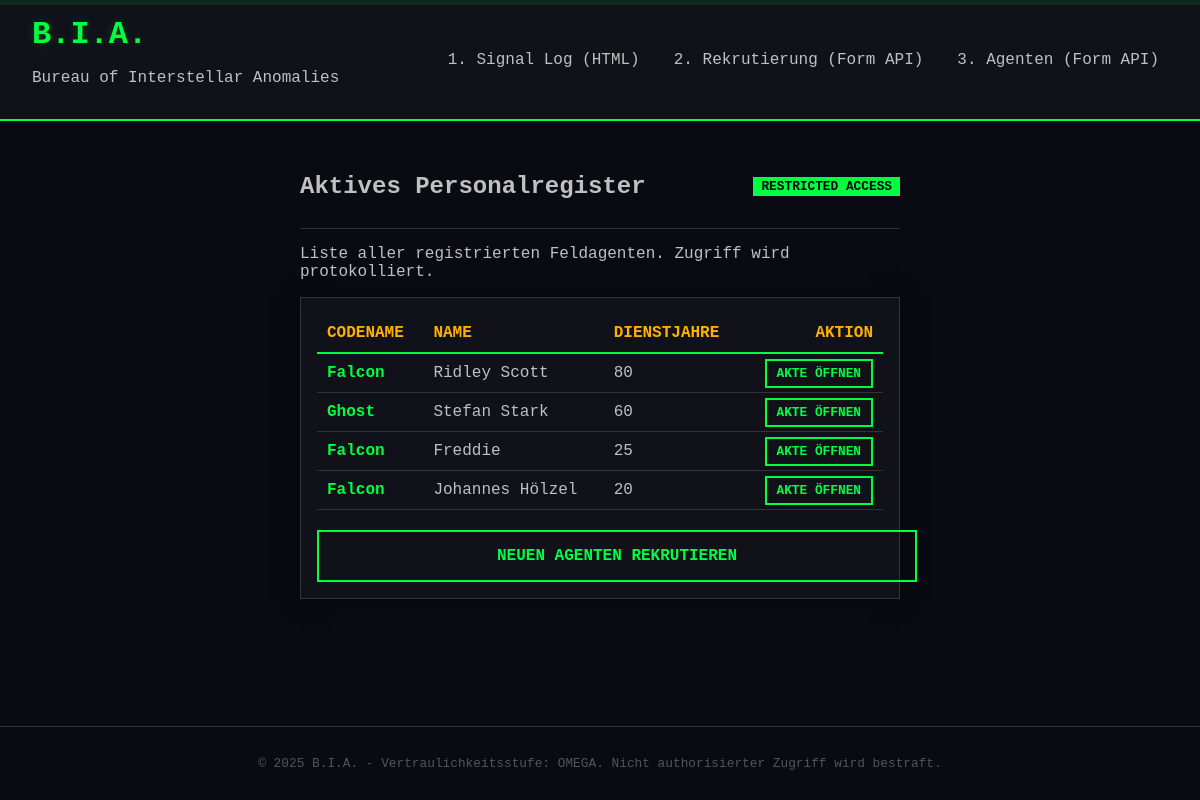
The page /forms/agents/ on the database its author committed.
### bia_forms/models.py (models this page shows, shortened)
class Agent(models.Model):
    CODENAME_CHOICES = [
        ('falcon', 'Falcon'),
        ('shadow', 'Shadow'),
        ('viper', 'Viper'),
        ('ghost', 'Ghost'),
    ]
    full_name = models.CharField(max_length=100, verbose_name="Vollständiger Name")
    email = models.EmailField(verbose_name="Kontakt-Frequenz")
    codename = models.CharField(max_length=20, choices=CODENAME_CHOICES, verbose_name="Codename")
    years_of_experience = models.PositiveIntegerField(verbose_name="Dienstjahre")
    special_skills = models.TextField(verbose_name="Besondere Fähigkeiten")
    agrees_to_memory_wipe = models.BooleanField(default=False, verbose_name="Zustimmung Gedächtnislöschung")

### bia_forms/views.py (the view)
def agent_list_view(request):
    agents = Agent.objects.all().order_by('-years_of_experience')
    return render(request, 'bia_forms/agents_list.html', {'agents': agents})

### bia_forms/templates/bia_forms/agents_list.html
{% extends 'base.html' %}
{% block content %}
<div class="form-header">
    <h2>Aktives Personalregister</h2>
    <span class="badge">RESTRICTED ACCESS</span>
</div>
<p class="intro-text">Liste aller registrierten Feldagenten. Zugriff wird protokolliert.</p>
<div class="retro-form" style="padding: 1rem;">
    <table style="width: 100%; border-collapse: collapse; color: var(--text-main);">
        <thead>
            <tr style="border-bottom: 2px solid var(--accent-green); text-align: left;">
                <th style="padding: 10px; color: var(--accent-amber);">CODENAME</th>
                <th style="padding: 10px; color: var(--accent-amber);">NAME</th>
                <th style="padding: 10px; color: var(--accent-amber);">DIENSTJAHRE</th>
                <th style="padding: 10px; text-align: right; color: var(--accent-amber);">AKTION</th>
            </tr>
        </thead>
        <tbody>
            {% for agent in agents %}
            <tr style="border-bottom: 1px solid #333;">
                <td style="padding: 10px; font-weight: bold; color: var(--accent-green);">
                    {{ agent.get_codename_display }}
                </td>
                <td style="padding: 10px;">{{ agent.full_name }}</td>
                <td style="padding: 10px;">{{ agent.years_of_experience }}</td>
                <td style="padding: 10px; text-align: right;">
                    <a href="{% url 'bia_forms:agent-detail' agent.id %}" class="btn-retro" style="padding: 5px 10px; font-size: 0.8rem; text-decoration: none;">
                        AKTE ÖFFNEN
                    </a>
                </td>
            </tr>
            {% empty %}
            <tr>
                <td colspan="4" style="padding: 20px; text-align: center; color: #666;">
                    Keine aktiven Agenten im System gefunden.
                </td>
            </tr>
            {% endfor %}
        </tbody>
    </table>
    <a href="{% url 'bia_forms:agent-recruit' %}" class="btn-retro" style="display: block; text-align: center; margin-top: 20px; text-decoration: none;">
        NEUEN AGENTEN REKRUTIEREN
    </a>
</div>
{% endblock %}

### bia_forms/static/bia_forms/css/styles.css (style rules this page uses)
:root { --bg-color: #0a0a12; --panel-color: #11111a; --text-main: #c0c0c0; --accent-green: #00ff41; --accent-amber: #ffb000; --accent-red: #ff3333; --border-glow: 0 0 10px rgba(0, 255, 65, 0.2); --font-stack: 'Courier New', Courier, monospace; }
body { background-color: var(--bg-color); color: var(--text-main); font-family: var(--font-stack); margin: 0; display: flex; flex-direction: column; min-height: 100vh; }
.retro-form { background: var(--panel-color); padding: 2rem; border: 1px solid #333; box-shadow: 0 0 20px rgba(0,0,0,0.5); }
.form-header { display: flex; justify-content: space-between; align-items: center; border-bottom: 1px solid #333; margin-bottom: 1rem; padding-bottom: 0.5rem; }
.badge { background: var(--accent-green); color: black; padding: 2px 8px; font-weight: bold; font-size: 0.8rem; }
.btn-retro { width: 100%; padding: 15px; background: transparent; border: 2px solid var(--accent-green); color: var(--accent-green); font-family: var(--font-stack); font-weight: bold; cursor: pointer; text-transform: uppercase; transition: 0.2s; margin-top: 1rem; }

### rows shown on the page
Agent: codename "Falcon", full_name "Ridley Scott", years_of_experience "80"
Agent: codename "Ghost", full_name "Stefan Stark", years_of_experience "60"
Agent: codename "Falcon", full_name "Freddie", years_of_experience "25"
Agent: codename "Falcon", full_name "Johannes Hölzel", years_of_experience "20"
